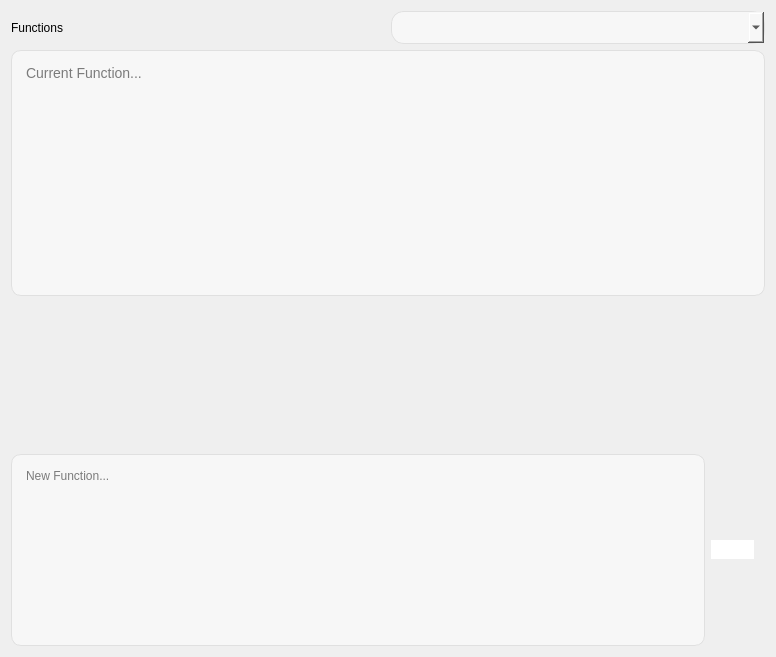
      <widget class="QWidget" name="page_2">
       <layout class="QGridLayout" name="gridLayout_4">
        <item row="5" column="1">
         <spacer name="verticalSpacer_3">
          <property name="orientation">
           <enum>Qt::Vertical</enum>
          </property>
          <property name="sizeType">
           <enum>QSizePolicy::Maximum</enum>
          </property>
          <property name="sizeHint" stdset="0">
           <size>
            <width>20</width>
            <height>152</height>
           </size>
          </property>
         </spacer>
        </item>
        <item row="3" column="0" rowspan="2" colspan="2">
         <widget class="QTextEdit" name="html_chat_3">
          <property name="minimumSize">
           <size>
            <width>0</width>
            <height>246</height>
           </size>
          </property>
          <property name="maximumSize">
           <size>
            <width>16777215</width>
            <height>16777215</height>
           </size>
          </property>
          <property name="styleSheet">
           <string notr="true">            QTextEdit {
          
                border: 1px solid #E0E0E0;
                padding: 10px;
                border-radius: 10px;
                background-color: #F7F7F7;
                color: black;  /* Cor do texto preto */
                font-family: Arial;
                font-size: 14px;
            }</string>
          </property>
          <property name="placeholderText">
           <string>Current Function...</string>
          </property>
         </widget>
        </item>
        <item row="2" column="1">
         <widget class="QComboBox" name="comboBox">
          <property name="styleSheet">
           <string notr="true">QComboBox {
    background-color: #F7F7F7;
    border: 1px solid #E0E0E0;
    border-radius: 13px;  /* Borda arredondada */
    color: black;  /* Cor do texto */
    font-size: 16px;  /* Tamanho da fonte */
    padding: 5px 10px;  /* Espaçamento interno */
}

QComboBox:hover {
    background-color: #EDEDED; /* Fundo ao passar o mouse */
}

QComboBox:pressed {
    background-color: #DCDCDC; /* Fundo ao pressionar */
}

QComboBox QAbstractItemView {
    background-color: #F7F7F7;
    border: 1px solid #E0E0E0;
    selection-background-color: #EDEDED;
    selection-color: black;
    border-radius: 10px;  /* Borda arredondada para a lista */
    font-size: 16px; /* Ajuste de fonte para itens */
}
</string>
          </property>
         </widget>
        </item>
        <item row="2" column="0">
         <widget class="QLabel" name="label">
          <property name="text">
           <string>Functions</string>
          </property>
         </widget>
        </item>
        <item row="6" column="0" colspan="2">
         <layout class="QGridLayout" name="gridLayout_22">
          <property name="rightMargin">
           <number>11</number>
          </property>
          <property name="horizontalSpacing">
           <number>6</number>
          </property>
          <item row="0" column="1">
           <widget class="QTextEdit" name="mensage_input_2">
            <property name="sizePolicy">
             <sizepolicy hsizetype="Preferred" vsizetype="Preferred">
              <horstretch>0</horstretch>
              <verstretch>0</verstretch>
             </sizepolicy>
            </property>
            <property name="minimumSize">
             <size>
              <width>694</width>
              <height>52</height>
             </size>
            </property>
            <property name="maximumSize">
             <size>
              <width>685</width>
              <height>16777215</height>
             </size>
            </property>
            <property name="styleSheet">
             <string notr="true">            QTextEdit {
                border: 1px solid #E0E0E0;
                padding: 10px;
                border-radius: 10px;
                background-color: #F7F7F7;
                color: black;  /* Cor do texto alterada para preto */
            }</string>
            </property>
            <property name="placeholderText">
             <string>New Function...</string>
            </property>
           </widget>
          </item>
          <item row="0" column="2">
           <widget class="QCustomQPushButton" name="send_mensage_2">
            <property name="sizePolicy">
             <sizepolicy hsizetype="Fixed" vsizetype="Fixed">
              <horstretch>0</horstretch>
              <verstretch>0</verstretch>
             </sizepolicy>
            </property>
            <property name="styleSheet">
             <string notr="true">            QPushButton {
                background-color: white;

                border-radius: 13px;  /* Borda arredondada (círculo) */
                color: black;  /* Cor do texto alterada para preto */
                font-size: 16px;  /* Ajuste do tamanho do ícone */
            }
            QPushButton:hover {
                background-color: #EDEDED;
            }
            QPushButton:pressed {
                background-color: #DCDCDC;
            }
</string>
            </property>
            <property name="text">
             <string />
            </property>
            <property name="icon">
             <iconset resource="../Qss/icons/_icons.qrc">
              <normaloff>:/feather/icons/feather/send.png</normaloff>:/feather/icons/feather/send.png</iconset>
            </property>
            <property name="iconSize">
             <size>
              <width>40</width>
              <height>41</height>
             </size>
            </property>
           </widget>
          </item>
         </layout>
        </item>
       </layout>
      </widget>
